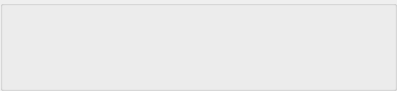
<?xml version="1.0" encoding="UTF-8"?>
<ui version="4.0">
 <class>group_form_widget</class>
 <widget class="QWidget" name="group_form_widget">
  <property name="geometry">
   <rect>
    <x>0</x>
    <y>0</y>
    <width>397</width>
    <height>91</height>
   </rect>
  </property>
  <property name="windowTitle">
   <string>Form</string>
  </property>
  <layout class="QVBoxLayout" name="verticalLayout">
   <property name="leftMargin">
    <number>0</number>
   </property>
   <property name="topMargin">
    <number>0</number>
   </property>
   <property name="rightMargin">
    <number>0</number>
   </property>
   <property name="bottomMargin">
    <number>0</number>
   </property>
   <item>
    <widget class="QGroupBox" name="form_group">
     <property name="title">
      <string/>
     </property>
     <layout class="QVBoxLayout" name="form_group_layout"/>
    </widget>
   </item>
  </layout>
 </widget>
 <resources/>
 <connections/>
</ui>
